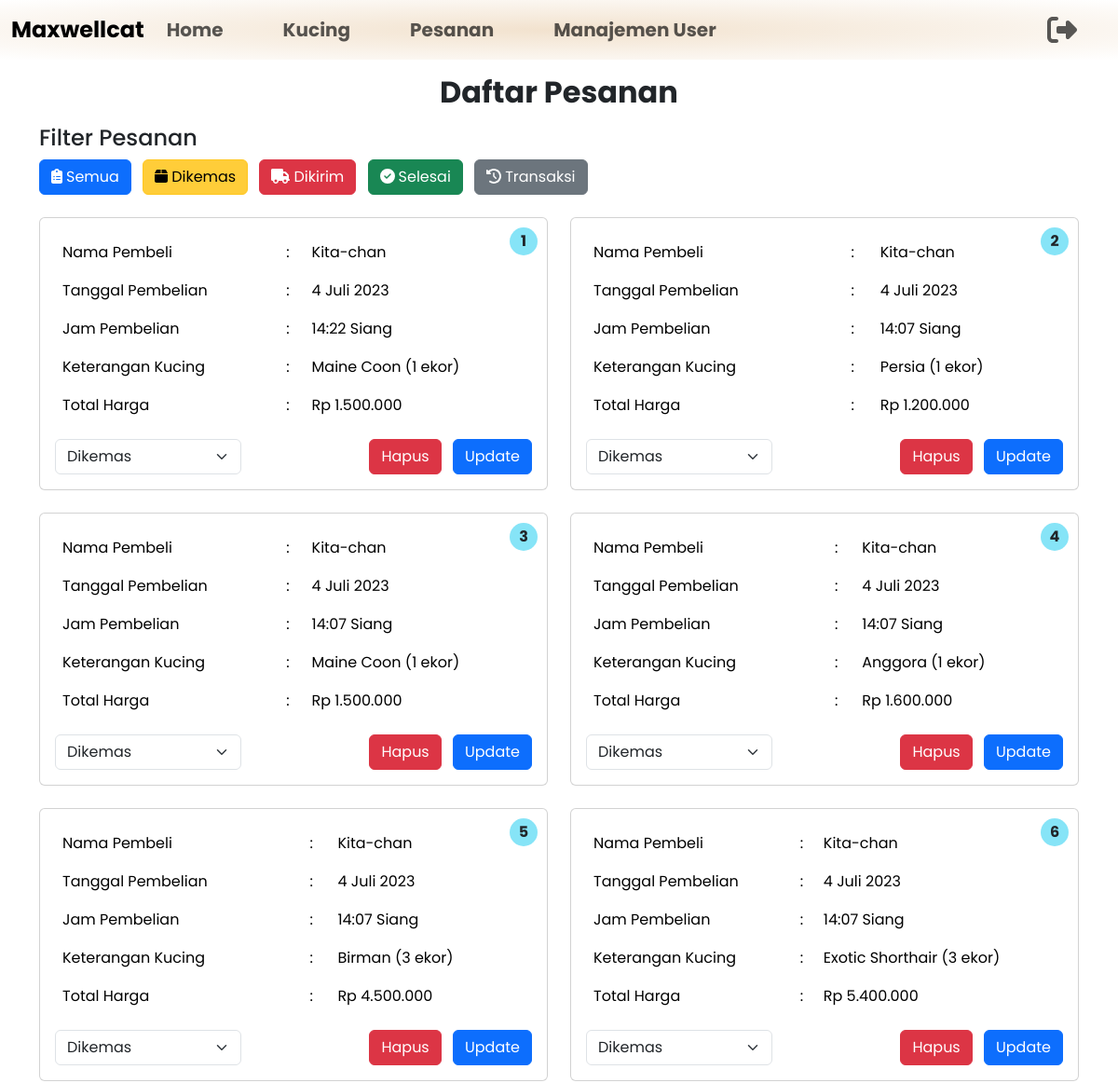
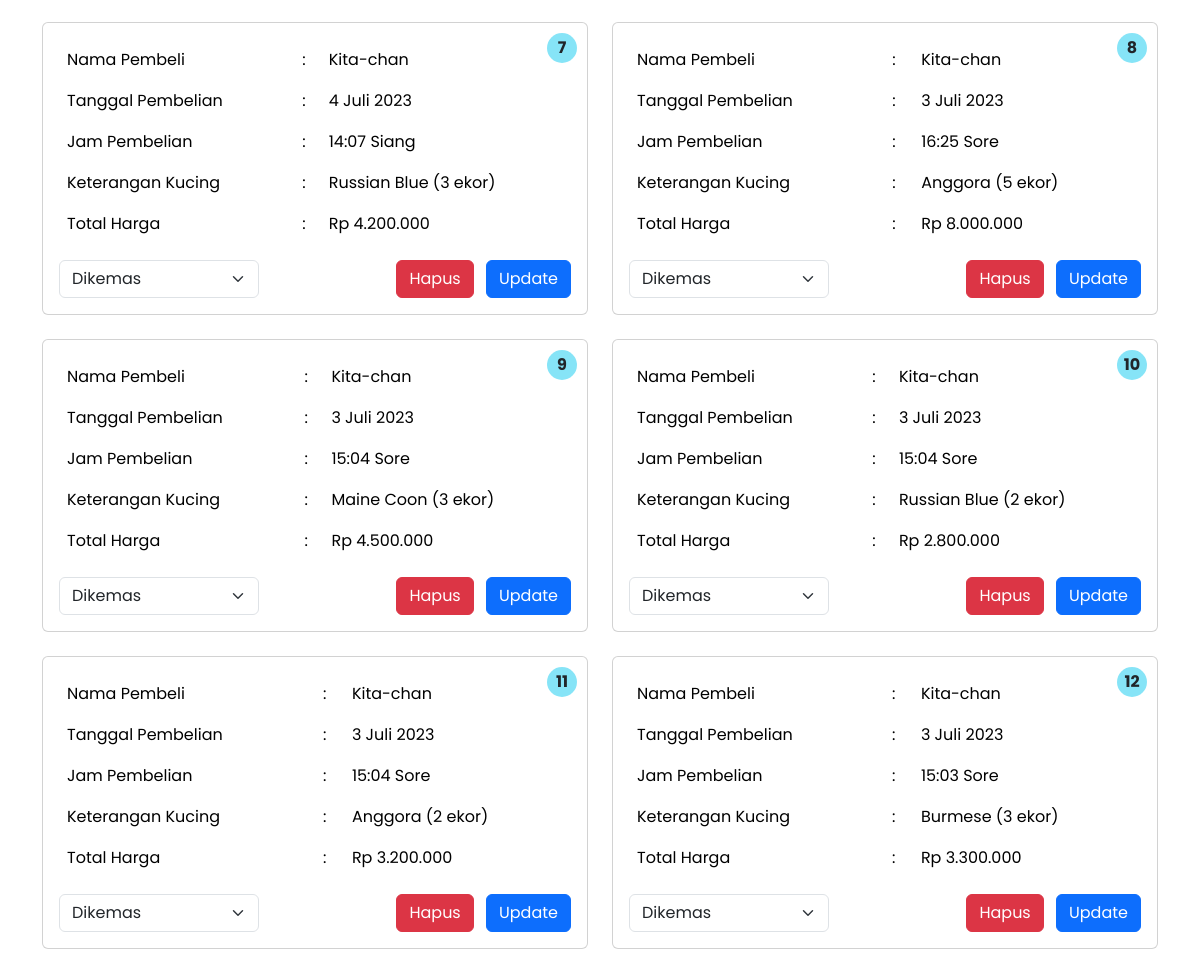
/admin_page/pesanan.php?status=dikemas (signed in), run on the app's committed database (2 pictures, top to bottom).
### tables this page shows
CREATE TABLE `pesanan` (
  `id_pesanan` int(11) UNSIGNED NOT NULL,
  `id_user` int(11) NOT NULL,
  `kucing` text NOT NULL,
  `jumlah_kucing` int(11) NOT NULL,
  `foto_kucing` varchar(255) NOT NULL,
  `harga_kucing` int(11) NOT NULL,
  `total_harga_pesanan` int(11) NOT NULL,
  `tanggal_pembelian` timestamp NOT NULL DEFAULT current_timestamp(),
  `status_pesanan` enum('dikemas','dikirim','selesai') NOT NULL
);

CREATE TABLE `user` (
  `id_user` int(11) NOT NULL,
  `username` varchar(50) NOT NULL,
  `email` varchar(100) NOT NULL,
  `password` varchar(255) NOT NULL,
  `role` enum('super admin','admin','user') NOT NULL
);

### functions.php (called while the page is built, shortened)
<?php
function format_harga($harga) {
  return 'Rp ' . number_format($harga, 0, ',', '.');
}
function format_tanggal($tanggal)
{
    $nama_bulan = array(
        'Januari', 'Februari', 'Maret', 'April', 'Mei', 'Juni',
        'Juli', 'Agustus', 'September', 'Oktober', 'November', 'Desember'
    );
    $tahun = date('Y', strtotime($tanggal));
    $bulan = date('n', strtotime($tanggal));
    $tanggal = date('j', strtotime($tanggal));
    $tanggal_indonesia = $tanggal . ' ' . $nama_bulan[$bulan - 1] . ' ' . $tahun;
    return $tanggal_indonesia;
}
function format_jam($timestamp) {
  $jam = date("H:i", strtotime($timestamp));
  $keterangan = '';
  if ($jam >= '00:00' && $jam < '10:00') {
      $keterangan = 'Pagi';
  } elseif ($jam >= '10:00' && $jam < '15:00') {
      $keterangan = 'Siang';
  } elseif ($jam >= '15:00' && $jam < '18:00') {
      $keterangan = 'Sore';
  } else {
      $keterangan = 'Malam';
  }
  return $jam . ' ' . $keterangan;
}
 ?>

### admin_page/pesanan.php (the view, shortened to what this page needs)
<?php
include '../functions.php';
$status = isset($_GET['status']) ? $_GET['status'] : '';
$statusPesanan = '1=1';
if ($status == 'dikemas') {
    $statusPesanan = "p.status_pesanan = 'dikemas'";
} elseif ($status == 'dikirim') {
    $statusPesanan = "p.status_pesanan = 'dikirim'";
} elseif ($status == 'selesai') {
    $statusPesanan = "p.status_pesanan = 'selesai'";
}
$selectPesanan = mysqli_query($conn, "SELECT * FROM pesanan p JOIN user u ON p.id_user = u.id_user WHERE $statusPesanan ORDER BY p.id_pesanan DESC");
$rowCount = mysqli_num_rows($selectPesanan);
?>
<!DOCTYPE html>
<html lang="en">
<head>
	<link rel="stylesheet" href="../css/style_admin.css">
	<link rel="stylesheet" href="../bootstrap/css/bootstrap.css">
	<link rel="stylesheet" href="../fontawesome/css/all.css">
</head>
<body>
	<?php include 'navbar.php'; ?>
	<div class="container-fluid py-3">
        <h2 class="text-center fw-bold mb-3">Daftar Pesanan</h2>
        <div class="container mb-3">
            <h4 class="me-2">Filter Pesanan</h4>
            <div>
                <a href="pesanan.php" class="btn btn-primary me-2 mb-2 <?php echo $status == '' ? 'active' : ''; ?>"><i class="fas fa-clipboard-list me-1"></i>Semua</a>
                <a href="pesanan.php?status=dikemas" class="btn btn-warning me-2 mb-2 <?php echo $status == 'dikemas' ? 'active' : ''; ?>"><i class="fas fa-box me-1"></i>Dikemas</a>
                <a href="pesanan.php?status=dikirim" class="btn btn-danger me-2 mb-2 <?php echo $status == 'dikirim' ? 'active' : ''; ?>"><i class="fas fa-truck me-1"></i>Dikirim</a>
                <a href="pesanan.php?status=selesai" class="btn btn-success me-2 mb-2 <?php echo $status == 'selesai' ? 'active' : ''; ?>"><i class="fas fa-check-circle me-1"></i>Selesai</a>
                <a href="transaksi.php" class="btn btn-secondary me-2 mb-2"><i class="fas fa-history me-1"></i>Transaksi</a>
            </div>
        </div>
		<div class="container">
            <div class="row">
                <?php $nomorPesanan = 1;
                if ($rowCount > 0) {
                    while ($data = mysqli_fetch_array($selectPesanan)) { ?>
                        <div class="col-md-6">
                            <div class="card mb-4 border-">
                                <div class="card-body">
                                    <div class="nomor-pesanan bg-info bg-opacity-50"><?php echo $nomorPesanan; ?></div>
                                    <table class="table table-borderless">
                                        <tr>
                                            <td>Nama Pembeli</td>
                                            <td>:</td>
                                            <td><?php echo $data['username'] ?></td>
                                        </tr>
                                        <tr>
                                            <td>Tanggal Pembelian</td>
                                            <td>:</td>
                                            <td><?php echo format_tanggal($data['tanggal_pembelian']); ?></td>
                                        </tr>
                                        <tr>
                                            <td>Jam Pembelian</td>
                                            <td>:</td>
                                            <td><?php echo format_jam($data['tanggal_pembelian']); ?></td>
                                        </tr>
                                        <tr>
                                            <td>Keterangan Kucing</td>
                                            <td>:</td>
                                            <td><?php echo $data['kucing'] . ' (' . $data['jumlah_kucing'] . ' ekor)' ?></td>
                                        </tr>
                                        <tr>
                                            <td>Total Harga</td>
                                            <td>:</td>
                                            <td><?php echo format_harga($data['total_harga_pesanan']); ?></td>
                                        </tr>
                                    </table>
                                    <div class="flex-shrink-0">
                                        <form action="" method="post" class="d-flex">
                                            <?php if ($data['status_pesanan'] === 'dikemas') { ?>
                                                <select name="status-pesanan" class="form-select me-2" style="max-width: 200px;">
                                                    <option value="dikemas" selected>Dikemas</option>
                                                </select>
                                                <div class="ms-auto">
                                                    <button type="submit" name="delete" class="btn btn-danger me-2">Hapus</button>
                                                    <button type="submit" name="update" class="btn btn-primary">Update</button>
                                                </div>
                                            <?php } else { ?>
                                                <span class="badge fs-5 bg-success d-flex justify-content-center align-items-center">Selesai</span>
                                            <?php } ?>
                                        </form>
                                    </div>
                                </div>
                            </div>
                        </div>
                        <?php
                        $nomorPesanan++;
                    }
                } else { ?>
                    <div class="col-12 text-center">
                        <p>Belum ada Pesanan</p>
                    </div>
                <?php } ?>
            </div>
        </div>
	</div>
</body>
</html>

### css/style_admin.css (style rules this page uses)
* { margin: 0; padding: 0; font-family: "Poppins", sans-serif; }

### admin_page/pesanan.php (style rules this page uses)
.active { background-color: #007bff; color: #fff; }
.nomor-pesanan { position: absolute; top: 10px; right: 10px; width: 30px; height: 30px; border-radius: 50%; display: flex; align-items: center; justify-content: center; font-weight: bold; }

### data on the page
pesanan: id_user.username "Kita-chan", tanggal_pembelian "4 Juli 2023", tanggal_pembelian "14:22 Siang", kucing "Maine Coon", jumlah_kucing "1", total_harga_pesanan "Rp 1.500.000"
pesanan: id_user.username "Kita-chan", tanggal_pembelian "4 Juli 2023", tanggal_pembelian "14:07 Siang", kucing "Persia", jumlah_kucing "1", total_harga_pesanan "Rp 1.200.000"
pesanan: id_user.username "Kita-chan", tanggal_pembelian "4 Juli 2023", tanggal_pembelian "14:07 Siang", kucing "Maine Coon", jumlah_kucing "1", total_harga_pesanan "Rp 1.500.000"
pesanan: id_user.username "Kita-chan", tanggal_pembelian "4 Juli 2023", tanggal_pembelian "14:07 Siang", kucing "Anggora", jumlah_kucing "1", total_harga_pesanan "Rp 1.600.000"
pesanan: id_user.username "Kita-chan", tanggal_pembelian "4 Juli 2023", tanggal_pembelian "14:07 Siang", kucing "Birman", jumlah_kucing "3", total_harga_pesanan "Rp 4.500.000"
pesanan: id_user.username "Kita-chan", tanggal_pembelian "4 Juli 2023", tanggal_pembelian "14:07 Siang", kucing "Exotic Shorthair", jumlah_kucing "3", total_harga_pesanan "Rp 5.400.000"
pesanan: id_user.username "Kita-chan", tanggal_pembelian "4 Juli 2023", tanggal_pembelian "14:07 Siang", kucing "Russian Blue", jumlah_kucing "3", total_harga_pesanan "Rp 4.200.000"
pesanan: id_user.username "Kita-chan", tanggal_pembelian "3 Juli 2023", tanggal_pembelian "16:25 Sore", kucing "Anggora", jumlah_kucing "5", total_harga_pesanan "Rp 8.000.000"
pesanan: id_user.username "Kita-chan", tanggal_pembelian "3 Juli 2023", tanggal_pembelian "15:04 Sore", kucing "Maine Coon", jumlah_kucing "3", total_harga_pesanan "Rp 4.500.000"
pesanan: id_user.username "Kita-chan", tanggal_pembelian "3 Juli 2023", tanggal_pembelian "15:04 Sore", kucing "Russian Blue", jumlah_kucing "2", total_harga_pesanan "Rp 2.800.000"
pesanan: id_user.username "Kita-chan", tanggal_pembelian "3 Juli 2023", tanggal_pembelian "15:04 Sore", kucing "Anggora", jumlah_kucing "2", total_harga_pesanan "Rp 3.200.000"
pesanan: id_user.username "Kita-chan", tanggal_pembelian "3 Juli 2023", tanggal_pembelian "15:03 Sore", kucing "Burmese", jumlah_kucing "3", total_harga_pesanan "Rp 3.300.000"
